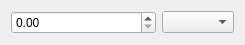
<?xml version="1.0" encoding="UTF-8"?>
<ui version="4.0">
 <class>TimeWidget</class>
 <widget class="QWidget" name="TimeWidget">
  <property name="geometry">
   <rect>
    <x>0</x>
    <y>0</y>
    <width>245</width>
    <height>44</height>
   </rect>
  </property>
  <property name="windowTitle">
   <string>Form</string>
  </property>
  <layout class="QHBoxLayout" name="horizontalLayout">
   <item>
    <widget class="QDoubleSpinBox" name="value">
     <property name="sizePolicy">
      <sizepolicy hsizetype="Preferred" vsizetype="Fixed">
       <horstretch>0</horstretch>
       <verstretch>0</verstretch>
      </sizepolicy>
     </property>
     <property name="maximum">
      <double>100000.000000000000000</double>
     </property>
     <property name="stepType">
      <enum>QAbstractSpinBox::AdaptiveDecimalStepType</enum>
     </property>
    </widget>
   </item>
   <item>
    <widget class="QComboBox" name="format">
     <property name="sizePolicy">
      <sizepolicy hsizetype="Maximum" vsizetype="Fixed">
       <horstretch>0</horstretch>
       <verstretch>0</verstretch>
      </sizepolicy>
     </property>
    </widget>
   </item>
  </layout>
 </widget>
 <tabstops>
  <tabstop>value</tabstop>
  <tabstop>format</tabstop>
 </tabstops>
 <resources/>
 <connections/>
</ui>
